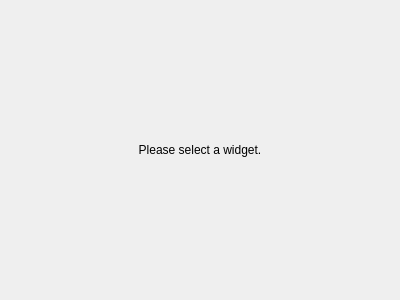
<?xml version="1.0" encoding="UTF-8"?>
<ui version="4.0">
 <class>IDefault</class>
 <widget class="QWidget" name="IDefault">
  <property name="geometry">
   <rect>
    <x>0</x>
    <y>0</y>
    <width>400</width>
    <height>300</height>
   </rect>
  </property>
  <property name="windowTitle">
   <string>Default Tab</string>
  </property>
  <layout class="QVBoxLayout" name="verticalLayout">
   <item>
    <widget class="QLabel" name="label">
     <property name="text">
      <string>Please select a widget.</string>
     </property>
     <property name="alignment">
      <set>Qt::AlignCenter</set>
     </property>
    </widget>
   </item>
  </layout>
 </widget>
 <resources/>
 <connections/>
</ui>
